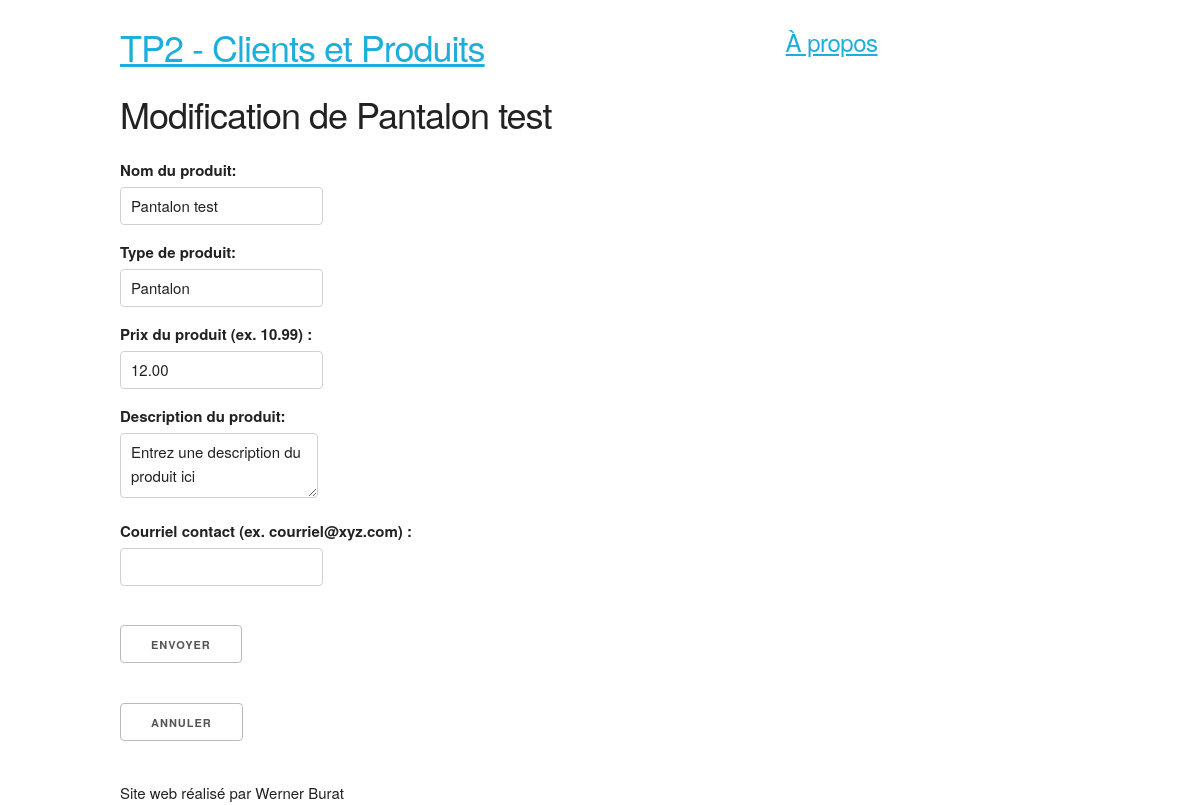
The app's page /index.php?action=modifProduit&produit_id=37 with its own data.
### tables this page shows
CREATE TABLE IF NOT EXISTS `Produit` (
  `produit_id` int(11) NOT NULL,
  `produit_type_code` int(11) NOT NULL,
  `produit_nom` varchar(255) NOT NULL,
  `produit_prix` decimal(10,2) NOT NULL,
  `produit_autre_details` varchar(255) NOT NULL,
  `produit_contact` varchar(255) DEFAULT NULL
);

CREATE TABLE IF NOT EXISTS `Ref_Produit_Type` (
  `type_produit_code` int(11) NOT NULL,
  `type_produit_description` varchar(255) NOT NULL COMMENT '-eg Vetements, Bijoux'
);

### Controleur/Controleur.php (called while the page is built, shortened)
<?php
require 'Modele/Modele.php';
function modifProduit($produit_id, $erreur) {
    $produit = getProduit($produit_id);
    require 'Vue/vueModifier.php';
}

### Modele/Modele.php (called while the page is built, shortened)
<?php
function getBdd() {
    $bdd = new PDO('mysql:host=localhost;dbname=Clients et Produits;charset=utf8', 'root', 'mysql', array(PDO::ATTR_ERRMODE => PDO::ERRMODE_EXCEPTION));
    return $bdd;
}
function getProduit($produit_id) {
    $bdd = getBdd();
    $produit = $bdd->prepare('SELECT * FROM Produit
                              LEFT JOIN Ref_Produit_Type ON type_produit_code = produit_type_code
                              WHERE produit_id=?');
    $produit->execute(array($produit_id));
    if ($produit->rowCount() == 1)
        return $produit->fetch();
    else
        throw new Exception("Aucun produit ne correspond à l'identifiant '$produit_id'");
}

### Vue/vueModifier.php (the view, shortened to what this page needs)
<h3>Modification de <?= $produit['produit_nom'] ?></h3>
<div class="row">
    <form action="index.php?action=enrModifProduit&id=<?=$produit['produit_id'] ?>" method="post">
        <label for="produit_nom">Nom du produit: </label> <input type="text" name="produit_nom" id="produit_nom" value="<?=$produit['produit_nom'] ?>"/>
        <label for="type_produit_description">Type de produit:</label> <input type="text" name="type_produit_description" id="auto" value="<?=$produit['type_produit_description'] ?>"/>
        <label for="produit_prix">Prix du produit (ex. 10.99) : </label> <input type="text" name="produit_prix" id="produit_prix" value="<?=$produit['produit_prix'] ?>"/>
        <label for="produit_autre_details">Description du produit: </label> <textarea type="text" name="produit_autre_details" id="produit_autre_details" ><?=$produit['produit_autre_details'] ?></textarea>
        <label for="produit_contact">Courriel contact (ex. courriel@xyz.com) : </label> <input type="text" name="produit_contact" id="produit_contact" value="<?=$produit['produit_contact'] ?>" />
        <input type="hidden" name="produit_id" value="<?=$produit['produit_id'] ?>" /><br />
        <br/>
        <input type="submit" value="Envoyer" />
    </form>
    <form action="index.php" method="get" >
        <input type="submit" value="Annuler" />
    </form>
</div>
<?php require 'Vue/gabarit.php'; ?>

### css/skeleton.css (style rules this page uses)
html { font-size: 62.5%; }
body { font-size: 1.5em; line-height: 1.6; font-weight: 400; font-family: "Raleway", "HelveticaNeue", "Helvetica Neue", Helvetica, Arial, sans-serif; color: #222; }
h1, h2, h3, h4, h5, h6 { margin-top: 0; margin-bottom: 2rem; font-weight: 300; }
h3 { font-size: 3.0rem; line-height: 1.3; letter-spacing: -.1rem; }
@media (min-width: 550px) { h3 { font-size: 3.6rem; } }
.button, button, input[type="submit"], input[type="reset"], input[type="button"] { display: inline-block; height: 38px; padding: 0 30px; color: #555; text-align: center; font-size: 11px; font-weight: 600; line-height: 38px; letter-spacing: .1rem; text-transform: uppercase; text-decoration: none; white-space: nowrap; background-color: transparent; border-radius: 4px; border: 1px solid #bbb; cursor: pointer; box-sizing: border-box; }
input[type="email"], input[type="number"], input[type="search"], input[type="text"], input[type="tel"], input[type="url"], input[type="password"], textarea, select { height: 38px; padding: 6px 10px; background-color: #fff; border: 1px solid #D1D1D1; border-radius: 4px; box-shadow: none; box-sizing: border-box; }
input[type="email"], input[type="number"], input[type="search"], input[type="text"], input[type="tel"], input[type="url"], input[type="password"], textarea { -webkit-appearance: none; -moz-appearance: none; appearance: none; }
textarea { min-height: 65px; padding-top: 6px; padding-bottom: 6px; }
label, legend { display: block; margin-bottom: .5rem; font-weight: 600; }
input, textarea, select, fieldset { margin-bottom: 1.5rem; }
pre, blockquote, dl, figure, table, p, ul, ol, form { margin-bottom: 2.5rem; }
.container:after, .row:after, .u-cf { content: ""; display: table; clear: both; }

### records on screen
produit: produit_nom "Pantalon test", type_produit_description "Pantalon", produit_prix "12.00", produit_autre_details "Entrez une description du produit ici"
